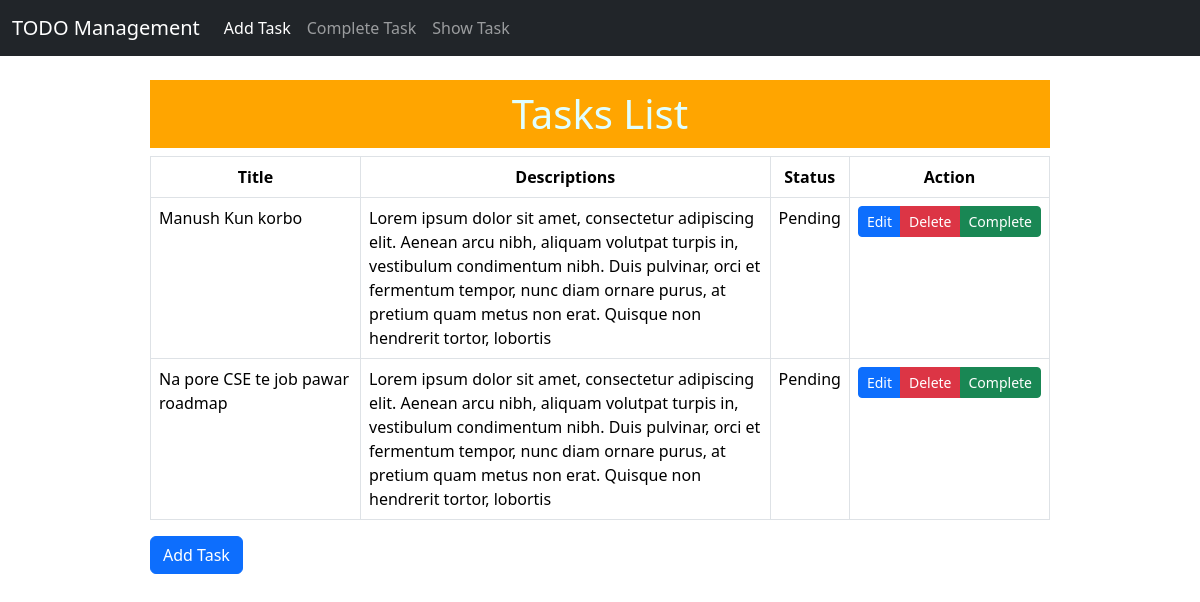
Page /show_tasks/ on the committed database.
### Todo/models.py (models this page shows, shortened)
class TaskModel(models.Model):
    taskTitle = models.CharField(max_length=50)
    taskDescription = models.TextField(max_length=1000)
    is_completed = models.BooleanField(default=False)

### Todo/views.py (the view)
# urls.py: path('show_tasks/', views.show_tasks, name='show_tasks'),
def show_tasks(request):
    tasks = TaskModel.objects.filter(is_completed=False)
    return render(request, 'show_tasks.html', {'tasks': tasks})

### Todo/templates/show_tasks.html
{% extends "base.html" %}
{% block content %}
<div style="width: 75%; margin: auto;">
    <br/>
    <h1 style="text-align: center; width: 100%; background-color: Orange; color: LightCyan; padding: 10px;"> Tasks List </h1>
    {% if tasks %}
        <table class="table table-bordered">
            <thead>
                <tr style="text-align: center;">
                    <th scope="col">Title</th>
                    <th scope="col">Descriptions</th>
                    <th scope="col">Status</th>
                    <th scope="col" style="text-align: center;">Action</th>
                </tr>
            </thead>
            <tbody>
                {% for item in tasks %}
                    <tr>
                        <td style="width: 210px;">{{ item.taskTitle }}</td>
                        <td>{{ item.taskDescription }}</td>
                        {%if item.is_completed%}
                            <td style="text-align: center;">Complete</td>
                        {%else%}
                            <td style="text-align: center;">Pending</td>
                        {%endif%}
                        <td class="action-cell">
                            <div class="btn-group" role="group" aria-label="Task Actions">
                                <a href="{% url 'edit_task' id=item.id %}" class="btn btn-primary btn-sm">Edit</a>
                                <a href="{% url 'delete_task' id=item.id %}" class="btn btn-danger btn-sm">Delete</a>
                                <a href="{% url 'complete_task' id=item.id %}" class="btn btn-success btn-sm">Complete</a>
                            </div>
                        </td>
                    </tr>
                {% endfor %}
            </tbody>
        </table>
    {% else %}
        <h1>Currently No Task Is Availabe</h1>
    {% endif %}
    <a href="{% url 'add_tasks' %}">
        <button type="button" class="btn btn-primary" style="margin-bottom: 10px;">Add Task</button>
    </a>
</div>
{% endblock content %}

### rows in the picture
TaskModel: taskTitle "Manush Kun korbo", taskDescription "Lorem ipsum dolor sit amet, consectetur adipiscing elit. Aenean arcu nibh, aliquam volutpat turpis in, vestibulum condimentum nibh. Duis pulvinar, orci et fermentum tempor, nunc diam ornare purus, at pretium quam metus non erat. Quisque non hendrerit tortor, lobortis", is_completed "Pending"
TaskModel: taskTitle "Na pore CSE te job pawar roadmap", taskDescription "Lorem ipsum dolor sit amet, consectetur adipiscing elit. Aenean arcu nibh, aliquam volutpat turpis in, vestibulum condimentum nibh. Duis pulvinar, orci et fermentum tempor, nunc diam ornare purus, at pretium quam metus non erat. Quisque non hendrerit tortor, lobortis", is_completed "Pending"
